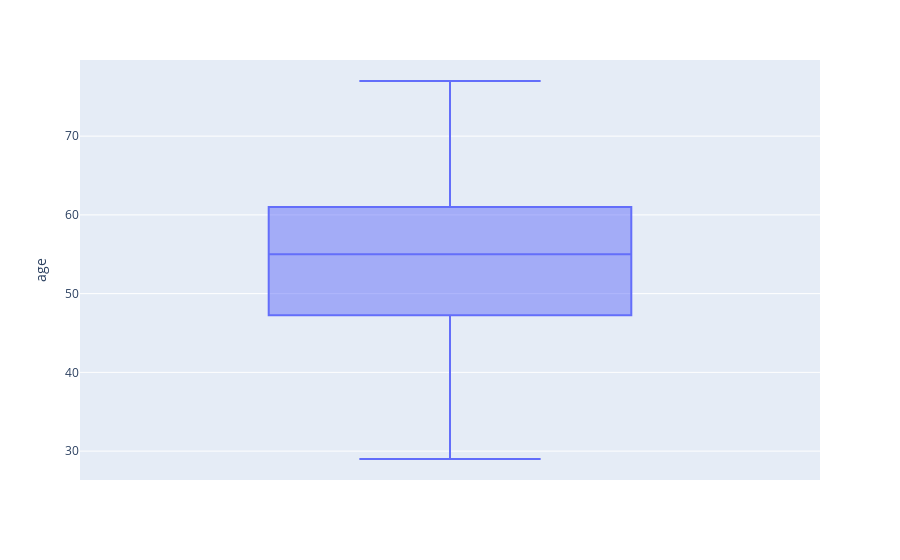
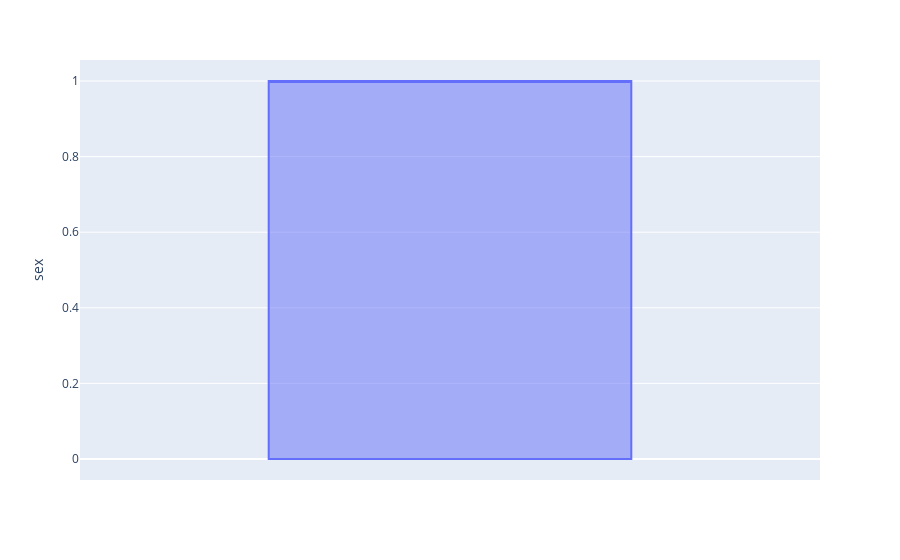
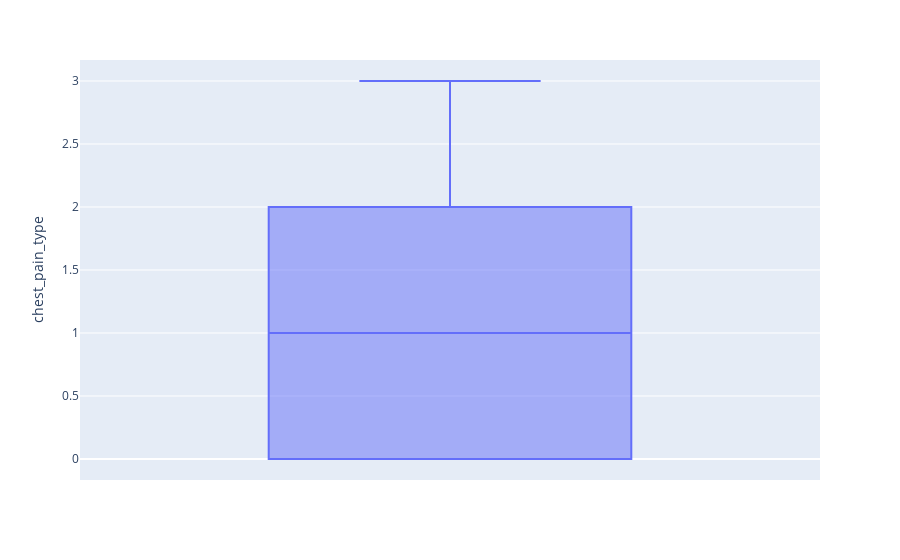
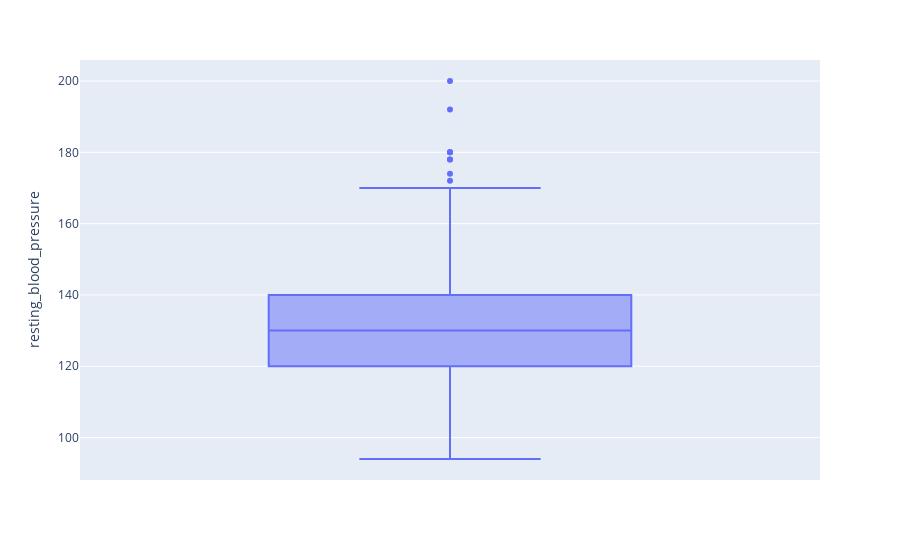

The code cell stored with these charts, in order, in its notebook:
### Code cell
float_merged_df=df1.select_dtypes(include=['float64','int64']).columns
for col in float_merged_df:
    fig = px.box(float_merged_df, y=df1[col])
    fig.update_layout(yaxis_title=col)
    fig.show()

### Figure 1 — Plotly figure (JSON) as saved in the notebook; plotly's stock layout.template omitted (floating-point values rounded to 4 significant figures; data arrays with more than 128 entries replaced by an {"elided": "..."} marker saying what was removed)
{"data": [{"alignmentgroup": "True", "hovertemplate": "y=%{y}<extra></extra>", "legendgroup": "", "marker": {"color": "#636efa"}, "name": "", "notched": false, "offsetgroup": "", "orientation": "v", "showlegend": false, "type": "box", "x0": " ", "xaxis": "x", "y": {"elided": "303 int values"}, "y0": " ", "yaxis": "y"}], "layout": {"boxmode": "group", "legend": {"tracegroupgap": 0}, "margin": {"t": 60}, "xaxis": {"anchor": "y", "domain": [0, 1]}, "yaxis": {"anchor": "x", "domain": [0, 1], "title": {"text": "age"}}}}

### Figure 2 — Plotly figure (JSON) as saved in the notebook; plotly's stock layout.template omitted (floating-point values rounded to 4 significant figures; data arrays with more than 128 entries replaced by an {"elided": "..."} marker saying what was removed)
{"data": [{"alignmentgroup": "True", "hovertemplate": "y=%{y}<extra></extra>", "legendgroup": "", "marker": {"color": "#636efa"}, "name": "", "notched": false, "offsetgroup": "", "orientation": "v", "showlegend": false, "type": "box", "x0": " ", "xaxis": "x", "y": {"elided": "303 int values"}, "y0": " ", "yaxis": "y"}], "layout": {"boxmode": "group", "legend": {"tracegroupgap": 0}, "margin": {"t": 60}, "xaxis": {"anchor": "y", "domain": [0, 1]}, "yaxis": {"anchor": "x", "domain": [0, 1], "title": {"text": "sex"}}}}

### Figure 3 — Plotly figure (JSON) as saved in the notebook; plotly's stock layout.template omitted (floating-point values rounded to 4 significant figures; data arrays with more than 128 entries replaced by an {"elided": "..."} marker saying what was removed)
{"data": [{"alignmentgroup": "True", "hovertemplate": "y=%{y}<extra></extra>", "legendgroup": "", "marker": {"color": "#636efa"}, "name": "", "notched": false, "offsetgroup": "", "orientation": "v", "showlegend": false, "type": "box", "x0": " ", "xaxis": "x", "y": {"elided": "303 int values"}, "y0": " ", "yaxis": "y"}], "layout": {"boxmode": "group", "legend": {"tracegroupgap": 0}, "margin": {"t": 60}, "xaxis": {"anchor": "y", "domain": [0, 1]}, "yaxis": {"anchor": "x", "domain": [0, 1], "title": {"text": "chest_pain_type"}}}}

### Figure 4 — Plotly figure (JSON) as saved in the notebook; plotly's stock layout.template omitted (floating-point values rounded to 4 significant figures; data arrays with more than 128 entries replaced by an {"elided": "..."} marker saying what was removed)
{"data": [{"alignmentgroup": "True", "hovertemplate": "y=%{y}<extra></extra>", "legendgroup": "", "marker": {"color": "#636efa"}, "name": "", "notched": false, "offsetgroup": "", "orientation": "v", "showlegend": false, "type": "box", "x0": " ", "xaxis": "x", "y": {"elided": "303 int values"}, "y0": " ", "yaxis": "y"}], "layout": {"boxmode": "group", "legend": {"tracegroupgap": 0}, "margin": {"t": 60}, "xaxis": {"anchor": "y", "domain": [0, 1]}, "yaxis": {"anchor": "x", "domain": [0, 1], "title": {"text": "resting_blood_pressure"}}}}
